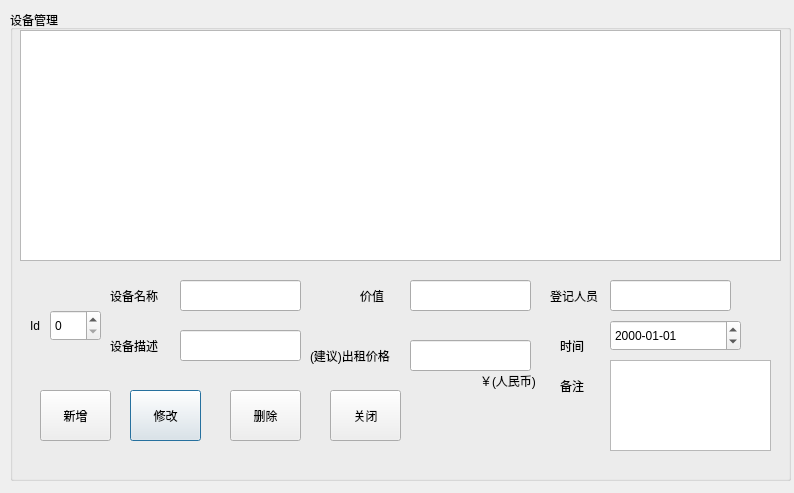
<?xml version="1.0" encoding="UTF-8"?>
<ui version="4.0">
 <class>managewindow</class>
 <widget class="QDialog" name="managewindow">
  <property name="geometry">
   <rect>
    <x>0</x>
    <y>0</y>
    <width>794</width>
    <height>493</height>
   </rect>
  </property>
  <property name="windowTitle">
   <string>设备管理</string>
  </property>
  <widget class="QGroupBox" name="groupBox">
   <property name="geometry">
    <rect>
     <x>10</x>
     <y>10</y>
     <width>781</width>
     <height>471</height>
    </rect>
   </property>
   <property name="title">
    <string>设备管理</string>
   </property>
   <widget class="QTableWidget" name="tableWidget">
    <property name="geometry">
     <rect>
      <x>10</x>
      <y>20</y>
      <width>761</width>
      <height>231</height>
     </rect>
    </property>
   </widget>
   <widget class="QLabel" name="label">
    <property name="geometry">
     <rect>
      <x>100</x>
      <y>270</y>
      <width>61</width>
      <height>31</height>
     </rect>
    </property>
    <property name="text">
     <string>设备名称</string>
    </property>
   </widget>
   <widget class="QLabel" name="label_2">
    <property name="geometry">
     <rect>
      <x>100</x>
      <y>320</y>
      <width>51</width>
      <height>31</height>
     </rect>
    </property>
    <property name="text">
     <string>设备描述</string>
    </property>
   </widget>
   <widget class="QLabel" name="label_3">
    <property name="geometry">
     <rect>
      <x>540</x>
      <y>270</y>
      <width>51</width>
      <height>31</height>
     </rect>
    </property>
    <property name="text">
     <string>登记人员</string>
    </property>
   </widget>
   <widget class="QLabel" name="label_4">
    <property name="geometry">
     <rect>
      <x>350</x>
      <y>270</y>
      <width>31</width>
      <height>31</height>
     </rect>
    </property>
    <property name="text">
     <string>价值</string>
    </property>
   </widget>
   <widget class="QLabel" name="label_5">
    <property name="geometry">
     <rect>
      <x>300</x>
      <y>330</y>
      <width>91</width>
      <height>31</height>
     </rect>
    </property>
    <property name="text">
     <string>(建议)出租价格</string>
    </property>
   </widget>
   <widget class="QLabel" name="label_6">
    <property name="geometry">
     <rect>
      <x>550</x>
      <y>360</y>
      <width>31</width>
      <height>31</height>
     </rect>
    </property>
    <property name="text">
     <string>备注</string>
    </property>
   </widget>
   <widget class="QLineEdit" name="name">
    <property name="geometry">
     <rect>
      <x>170</x>
      <y>270</y>
      <width>121</width>
      <height>31</height>
     </rect>
    </property>
   </widget>
   <widget class="QLineEdit" name="description">
    <property name="geometry">
     <rect>
      <x>170</x>
      <y>320</y>
      <width>121</width>
      <height>31</height>
     </rect>
    </property>
   </widget>
   <widget class="QLineEdit" name="value">
    <property name="geometry">
     <rect>
      <x>400</x>
      <y>270</y>
      <width>121</width>
      <height>31</height>
     </rect>
    </property>
   </widget>
   <widget class="QLineEdit" name="price">
    <property name="geometry">
     <rect>
      <x>400</x>
      <y>330</y>
      <width>121</width>
      <height>31</height>
     </rect>
    </property>
   </widget>
   <widget class="QLineEdit" name="people">
    <property name="geometry">
     <rect>
      <x>600</x>
      <y>270</y>
      <width>121</width>
      <height>31</height>
     </rect>
    </property>
   </widget>
   <widget class="QTextEdit" name="remark">
    <property name="geometry">
     <rect>
      <x>600</x>
      <y>350</y>
      <width>161</width>
      <height>91</height>
     </rect>
    </property>
   </widget>
   <widget class="QPushButton" name="update">
    <property name="geometry">
     <rect>
      <x>120</x>
      <y>380</y>
      <width>71</width>
      <height>51</height>
     </rect>
    </property>
    <property name="text">
     <string>修改</string>
    </property>
   </widget>
   <widget class="QPushButton" name="delete_2">
    <property name="geometry">
     <rect>
      <x>220</x>
      <y>380</y>
      <width>71</width>
      <height>51</height>
     </rect>
    </property>
    <property name="text">
     <string>删除</string>
    </property>
   </widget>
   <widget class="QPushButton" name="exit">
    <property name="geometry">
     <rect>
      <x>320</x>
      <y>380</y>
      <width>71</width>
      <height>51</height>
     </rect>
    </property>
    <property name="text">
     <string>关闭</string>
    </property>
   </widget>
   <widget class="QLabel" name="label_7">
    <property name="geometry">
     <rect>
      <x>550</x>
      <y>320</y>
      <width>31</width>
      <height>31</height>
     </rect>
    </property>
    <property name="text">
     <string>时间</string>
    </property>
   </widget>
   <widget class="QDateEdit" name="dateEdit">
    <property name="geometry">
     <rect>
      <x>600</x>
      <y>310</y>
      <width>131</width>
      <height>31</height>
     </rect>
    </property>
    <property name="displayFormat">
     <string>yyyy-MM-dd</string>
    </property>
   </widget>
   <widget class="QLabel" name="label_8">
    <property name="geometry">
     <rect>
      <x>20</x>
      <y>300</y>
      <width>21</width>
      <height>31</height>
     </rect>
    </property>
    <property name="text">
     <string>Id</string>
    </property>
   </widget>
   <widget class="QSpinBox" name="spinBox">
    <property name="geometry">
     <rect>
      <x>40</x>
      <y>300</y>
      <width>51</width>
      <height>31</height>
     </rect>
    </property>
    <property name="maximum">
     <number>1000000000</number>
    </property>
   </widget>
   <widget class="QLabel" name="label_10">
    <property name="geometry">
     <rect>
      <x>470</x>
      <y>360</y>
      <width>61</width>
      <height>21</height>
     </rect>
    </property>
    <property name="text">
     <string>￥(人民币)</string>
    </property>
   </widget>
   <widget class="QPushButton" name="insert">
    <property name="geometry">
     <rect>
      <x>30</x>
      <y>380</y>
      <width>71</width>
      <height>51</height>
     </rect>
    </property>
    <property name="text">
     <string>新增</string>
    </property>
   </widget>
  </widget>
 </widget>
 <resources/>
 <connections/>
</ui>
